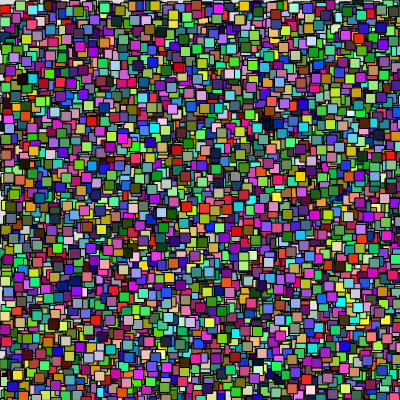
Frame 1 (no input)
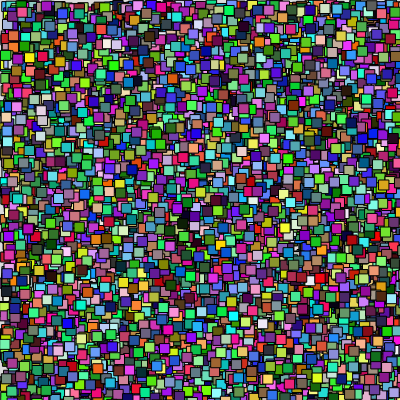
Frame 2 (the mouse pressed at the canvas centre, redrawn once)

The p5.js sketch that drew these frames (run headless with seeded random() and noise() and a simulated clock; the mouse was pressed at the canvas centre and the sketch redrawn once):

// p5.js sketch
// ── sketch.js
const circles = [];

function setup() {
  createCanvas(400, 400);
  background(220);
  noLoop()
}

function draw() {
  background(220);

  // fill(r, g, b)
  // ellipse(mouseX, mouseY, 50, 50);

  for (i = 0; i < 10000; i++) {
    fill(random(255), random(255), random(255))
    rect(random(width), random(height), 10, 10)
  }

}

// function mouseClicked() {
//   let x = mouseX;
//   let y = mouseY;
//   let diameter = 50;

//   fill (255, 0, 0)
//   ellipse(x, y, diameter, diameter);

//   console.log(circles)
// }
